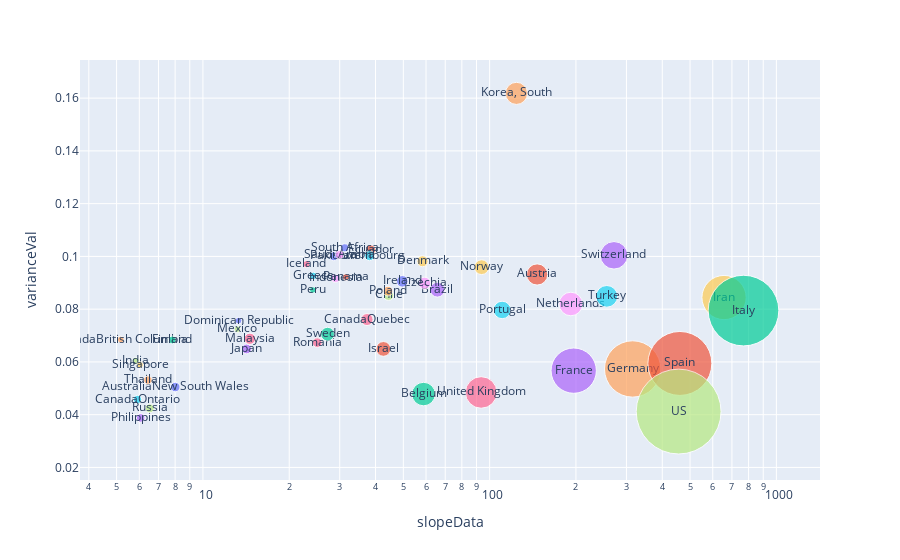

Notebook source saved alongside this figure:
### Code cell
import plotly.express as px
fig = px.scatter(filoverallSpacingDF, x="slopeData", y="varianceVal",
	         size="lastValue", color="countryName",
                 hover_name="countryName", log_x=True, size_max=60,text='countryName')
fig.update_layout(showlegend=False)
fig.show()

### Figure 1 — Plotly figure (JSON) as saved in the notebook; plotly's stock layout.template omitted (floating-point values rounded to 4 significant figures)
{"data": [{"hoverlabel": {"namelength": 0}, "hovertemplate": "<b>%{hovertext}</b><br><br>countryName=%{text}<br>slopeData=%{x}<br>varianceVal=%{y}<br>lastValue=%{marker.size}", "hovertext": ["AustraliaNew South Wales"], "legendgroup": "AustraliaNew South Wales", "marker": {"color": "#636efa", "size": [1791], "sizemode": "area", "sizeref": 39.13, "symbol": "circle"}, "mode": "markers+text", "name": "AustraliaNew South Wales", "showlegend": true, "text": ["AustraliaNew South Wales"], "type": "scatter", "x": [8.01], "xaxis": "x", "y": [0.05048], "yaxis": "y"}, {"hoverlabel": {"namelength": 0}, "hovertemplate": "<b>%{hovertext}</b><br><br>countryName=%{text}<br>slopeData=%{x}<br>varianceVal=%{y}<br>lastValue=%{marker.size}", "hovertext": ["Austria"], "legendgroup": "Austria", "marker": {"color": "#EF553B", "size": [8788], "sizemode": "area", "sizeref": 39.13, "symbol": "circle"}, "mode": "markers+text", "name": "Austria", "showlegend": true, "text": ["Austria"], "type": "scatter", "x": [146.4], "xaxis": "x", "y": [0.09315], "yaxis": "y"}, {"hoverlabel": {"namelength": 0}, "hovertemplate": "<b>%{hovertext}</b><br><br>countryName=%{text}<br>slopeData=%{x}<br>varianceVal=%{y}<br>lastValue=%{marker.size}", "hovertext": ["Belgium"], "legendgroup": "Belgium", "marker": {"color": "#00cc96", "size": [10836], "sizemode": "area", "sizeref": 39.13, "symbol": "circle"}, "mode": "markers+text", "name": "Belgium", "showlegend": true, "text": ["Belgium"], "type": "scatter", "x": [58.82], "xaxis": "x", "y": [0.04782], "yaxis": "y"}, {"hoverlabel": {"namelength": 0}, "hovertemplate": "<b>%{hovertext}</b><br><br>countryName=%{text}<br>slopeData=%{x}<br>varianceVal=%{y}<br>lastValue=%{marker.size}", "hovertext": ["Brazil"], "legendgroup": "Brazil", "marker": {"color": "#ab63fa", "size": [4256], "sizemode": "area", "sizeref": 39.13, "symbol": "circle"}, "mode": "markers+text", "name": "Brazil", "showlegend": true, "text": ["Brazil"], "type": "scatter", "x": [65.74], "xaxis": "x", "y": [0.08737], "yaxis": "y"}, {"hoverlabel": {"namelength": 0}, "hovertemplate": "<b>%{hovertext}</b><br><br>countryName=%{text}<br>slopeData=%{x}<br>varianceVal=%{y}<br>lastValue=%{marker.size}", "hovertext": ["CanadaBritish Columbia"], "legendgroup": "CanadaBritish Columbia", "marker": {"color": "#FFA15A", "size": [884], "sizemode": "area", "sizeref": 39.13, "symbol": "circle"}, "mode": "markers+text", "name": "CanadaBritish Columbia", "showlegend": true, "text": ["CanadaBritish Columbia"], "type": "scatter", "x": [5.17], "xaxis": "x", "y": [0.06849], "yaxis": "y"}, {"hoverlabel": {"namelength": 0}, "hovertemplate": "<b>%{hovertext}</b><br><br>countryName=%{text}<br>slopeData=%{x}<br>varianceVal=%{y}<br>lastValue=%{marker.size}", "hovertext": ["CanadaOntario"], "legendgroup": "CanadaOntario", "marker": {"color": "#19d3f3", "size": [1355], "sizemode": "area", "sizeref": 39.13, "symbol": "circle"}, "mode": "markers+text", "name": "CanadaOntario", "showlegend": true, "text": ["CanadaOntario"], "type": "scatter", "x": [5.914], "xaxis": "x", "y": [0.04575], "yaxis": "y"}, {"hoverlabel": {"namelength": 0}, "hovertemplate": "<b>%{hovertext}</b><br><br>countryName=%{text}<br>slopeData=%{x}<br>varianceVal=%{y}<br>lastValue=%{marker.size}", "hovertext": ["CanadaQuebec"], "legendgroup": "CanadaQuebec", "marker": {"color": "#FF6692", "size": [2840], "sizemode": "area", "sizeref": 39.13, "symbol": "circle"}, "mode": "markers+text", "name": "CanadaQuebec", "showlegend": true, "text": ["CanadaQuebec"], "type": "scatter", "x": [37.36], "xaxis": "x", "y": [0.07607], "yaxis": "y"}, {"hoverlabel": {"namelength": 0}, "hovertemplate": "<b>%{hovertext}</b><br><br>countryName=%{text}<br>slopeData=%{x}<br>varianceVal=%{y}<br>lastValue=%{marker.size}", "hovertext": ["Chile"], "legendgroup": "Chile", "marker": {"color": "#B6E880", "size": [2139], "sizemode": "area", "sizeref": 39.13, "symbol": "circle"}, "mode": "markers+text", "name": "Chile", "showlegend": true, "text": ["Chile"], "type": "scatter", "x": [44.39], "xaxis": "x", "y": [0.08532], "yaxis": "y"}, {"hoverlabel": {"namelength": 0}, "hovertemplate": "<b>%{hovertext}</b><br><br>countryName=%{text}<br>slopeData=%{x}<br>varianceVal=%{y}<br>lastValue=%{marker.size}", "hovertext": ["Czechia"], "legendgroup": "Czechia", "marker": {"color": "#FF97FF", "size": [2817], "sizemode": "area", "sizeref": 39.13, "symbol": "circle"}, "mode": "markers+text", "name": "Czechia", "showlegend": true, "text": ["Czechia"], "type": "scatter", "x": [59.3], "xaxis": "x", "y": [0.08987], "yaxis": "y"}, {"hoverlabel": {"namelength": 0}, "hovertemplate": "<b>%{hovertext}</b><br><br>countryName=%{text}<br>slopeData=%{x}<br>varianceVal=%{y}<br>lastValue=%{marker.size}", "hovertext": ["Denmark"], "legendgroup": "Denmark", "marker": {"color": "#FECB52", "size": [2395], "sizemode": "area", "sizeref": 39.13, "symbol": "circle"}, "mode": "markers+text", "name": "Denmark", "showlegend": true, "text": ["Denmark"], "type": "scatter", "x": [58.33], "xaxis": "x", "y": [0.09816], "yaxis": "y"}, {"hoverlabel": {"namelength": 0}, "hovertemplate": "<b>%{hovertext}</b><br><br>countryName=%{text}<br>slopeData=%{x}<br>varianceVal=%{y}<br>lastValue=%{marker.size}", "hovertext": ["Dominican Republic"], "legendgroup": "Dominican Republic", "marker": {"color": "#636efa", "size": [859], "sizemode": "area", "sizeref": 39.13, "symbol": "circle"}, "mode": "markers+text", "name": "Dominican Republic", "showlegend": true, "text": ["Dominican Republic"], "type": "scatter", "x": [13.31], "xaxis": "x", "y": [0.07563], "yaxis": "y"}, {"hoverlabel": {"namelength": 0}, "hovertemplate": "<b>%{hovertext}</b><br><br>countryName=%{text}<br>slopeData=%{x}<br>varianceVal=%{y}<br>lastValue=%{marker.size}", "hovertext": ["Ecuador"], "legendgroup": "Ecuador", "marker": {"color": "#EF553B", "size": [1924], "sizemode": "area", "sizeref": 39.13, "symbol": "circle"}, "mode": "markers+text", "name": "Ecuador", "showlegend": true, "text": ["Ecuador"], "type": "scatter", "x": [38.47], "xaxis": "x", "y": [0.1025], "yaxis": "y"}, {"hoverlabel": {"namelength": 0}, "hovertemplate": "<b>%{hovertext}</b><br><br>countryName=%{text}<br>slopeData=%{x}<br>varianceVal=%{y}<br>lastValue=%{marker.size}", "hovertext": ["Finland"], "legendgroup": "Finland", "marker": {"color": "#00cc96", "size": [1240], "sizemode": "area", "sizeref": 39.13, "symbol": "circle"}, "mode": "markers+text", "name": "Finland", "showlegend": true, "text": ["Finland"], "type": "scatter", "x": [7.818], "xaxis": "x", "y": [0.06834], "yaxis": "y"}, {"hoverlabel": {"namelength": 0}, "hovertemplate": "<b>%{hovertext}</b><br><br>countryName=%{text}<br>slopeData=%{x}<br>varianceVal=%{y}<br>lastValue=%{marker.size}", "hovertext": ["France"], "legendgroup": "France", "marker": {"color": "#ab63fa", "size": [40174], "sizemode": "area", "sizeref": 39.13, "symbol": "circle"}, "mode": "markers+text", "name": "France", "showlegend": true, "text": ["France"], "type": "scatter", "x": [196.4], "xaxis": "x", "y": [0.05669], "yaxis": "y"}, {"hoverlabel": {"namelength": 0}, "hovertemplate": "<b>%{hovertext}</b><br><br>countryName=%{text}<br>slopeData=%{x}<br>varianceVal=%{y}<br>lastValue=%{marker.size}", "hovertext": ["Germany"], "legendgroup": "Germany", "marker": {"color": "#FFA15A", "size": [62095], "sizemode": "area", "sizeref": 39.13, "symbol": "circle"}, "mode": "markers+text", "name": "Germany", "showlegend": true, "text": ["Germany"], "type": "scatter", "x": [315.3], "xaxis": "x", "y": [0.05733], "yaxis": "y"}, {"hoverlabel": {"namelength": 0}, "hovertemplate": "<b>%{hovertext}</b><br><br>countryName=%{text}<br>slopeData=%{x}<br>varianceVal=%{y}<br>lastValue=%{marker.size}", "hovertext": ["Greece"], "legendgroup": "Greece", "marker": {"color": "#19d3f3", "size": [1156], "sizemode": "area", "sizeref": 39.13, "symbol": "circle"}, "mode": "markers+text", "name": "Greece", "showlegend": true, "text": ["Greece"], "type": "scatter", "x": [24.25], "xaxis": "x", "y": [0.09259], "yaxis": "y"}, {"hoverlabel": {"namelength": 0}, "hovertemplate": "<b>%{hovertext}</b><br><br>countryName=%{text}<br>slopeData=%{x}<br>varianceVal=%{y}<br>lastValue=%{marker.size}", "hovertext": ["Iceland"], "legendgroup": "Iceland", "marker": {"color": "#FF6692", "size": [1020], "sizemode": "area", "sizeref": 39.13, "symbol": "circle"}, "mode": "markers+text", "name": "Iceland", "showlegend": true, "text": ["Iceland"], "type": "scatter", "x": [22.97], "xaxis": "x", "y": [0.09709], "yaxis": "y"}, {"hoverlabel": {"namelength": 0}, "hovertemplate": "<b>%{hovertext}</b><br><br>countryName=%{text}<br>slopeData=%{x}<br>varianceVal=%{y}<br>lastValue=%{marker.size}", "hovertext": ["India"], "legendgroup": "India", "marker": {"color": "#B6E880", "size": [1024], "sizemode": "area", "sizeref": 39.13, "symbol": "circle"}, "mode": "markers+text", "name": "India", "showlegend": true, "text": ["India"], "type": "scatter", "x": [5.833], "xaxis": "x", "y": [0.06038], "yaxis": "y"}, {"hoverlabel": {"namelength": 0}, "hovertemplate": "<b>%{hovertext}</b><br><br>countryName=%{text}<br>slopeData=%{x}<br>varianceVal=%{y}<br>lastValue=%{marker.size}", "hovertext": ["Indonesia"], "legendgroup": "Indonesia", "marker": {"color": "#FF97FF", "size": [1285], "sizemode": "area", "sizeref": 39.13, "symbol": "circle"}, "mode": "markers+text", "name": "Indonesia", "showlegend": true, "text": ["Indonesia"], "type": "scatter", "x": [29.02], "xaxis": "x", "y": [0.09167], "yaxis": "y"}, {"hoverlabel": {"namelength": 0}, "hovertemplate": "<b>%{hovertext}</b><br><br>countryName=%{text}<br>slopeData=%{x}<br>varianceVal=%{y}<br>lastValue=%{marker.size}", "hovertext": ["Iran"], "legendgroup": "Iran", "marker": {"color": "#FECB52", "size": [38309], "sizemode": "area", "sizeref": 39.13, "symbol": "circle"}, "mode": "markers+text", "name": "Iran", "showlegend": true, "text": ["Iran"], "type": "scatter", "x": [656.9], "xaxis": "x", "y": [0.08441], "yaxis": "y"}, {"hoverlabel": {"namelength": 0}, "hovertemplate": "<b>%{hovertext}</b><br><br>countryName=%{text}<br>slopeData=%{x}<br>varianceVal=%{y}<br>lastValue=%{marker.size}", "hovertext": ["Ireland"], "legendgroup": "Ireland", "marker": {"color": "#636efa", "size": [2615], "sizemode": "area", "sizeref": 39.13, "symbol": "circle"}, "mode": "markers+text", "name": "Ireland", "showlegend": true, "text": ["Ireland"], "type": "scatter", "x": [49.58], "xaxis": "x", "y": [0.09055], "yaxis": "y"}, {"hoverlabel": {"namelength": 0}, "hovertemplate": "<b>%{hovertext}</b><br><br>countryName=%{text}<br>slopeData=%{x}<br>varianceVal=%{y}<br>lastValue=%{marker.size}", "hovertext": ["Israel"], "legendgroup": "Israel", "marker": {"color": "#EF553B", "size": [4247], "sizemode": "area", "sizeref": 39.13, "symbol": "circle"}, "mode": "markers+text", "name": "Israel", "showlegend": true, "text": ["Israel"], "type": "scatter", "x": [42.61], "xaxis": "x", "y": [0.06493], "yaxis": "y"}, {"hoverlabel": {"namelength": 0}, "hovertemplate": "<b>%{hovertext}</b><br><br>countryName=%{text}<br>slopeData=%{x}<br>varianceVal=%{y}<br>lastValue=%{marker.size}", "hovertext": ["Italy"], "legendgroup": "Italy", "marker": {"color": "#00cc96", "size": [97689], "sizemode": "area", "sizeref": 39.13, "symbol": "circle"}, "mode": "markers+text", "name": "Italy", "showlegend": true, "text": ["Italy"], "type": "scatter", "x": [768.0], "xaxis": "x", "y": [0.07946], "yaxis": "y"}, {"hoverlabel": {"namelength": 0}, "hovertemplate": "<b>%{hovertext}</b><br><br>countryName=%{text}<br>slopeData=%{x}<br>varianceVal=%{y}<br>lastValue=%{marker.size}", "hovertext": ["Japan"], "legendgroup": "Japan", "marker": {"color": "#ab63fa", "size": [1866], "sizemode": "area", "sizeref": 39.13, "symbol": "circle"}, "mode": "markers+text", "name": "Japan", "showlegend": true, "text": ["Japan"], "type": "scatter", "x": [14.2], "xaxis": "x", "y": [0.06491], "yaxis": "y"}, {"hoverlabel": {"namelength": 0}, "hovertemplate": "<b>%{hovertext}</b><br><br>countryName=%{text}<br>slopeData=%{x}<br>varianceVal=%{y}<br>lastValue=%{marker.size}", "hovertext": ["Korea, South"], "legendgroup": "Korea, South", "marker": {"color": "#FFA15A", "size": [9583], "sizemode": "area", "sizeref": 39.13, "symbol": "circle"}, "mode": "markers+text", "name": "Korea, South", "showlegend": true, "text": ["Korea, South"], "type": "scatter", "x": [124.0], "xaxis": "x", "y": [0.1618], "yaxis": "y"}, {"hoverlabel": {"namelength": 0}, "hovertemplate": "<b>%{hovertext}</b><br><br>countryName=%{text}<br>slopeData=%{x}<br>varianceVal=%{y}<br>lastValue=%{marker.size}", "hovertext": ["Luxembourg"], "legendgroup": "Luxembourg", "marker": {"color": "#19d3f3", "size": [1950], "sizemode": "area", "sizeref": 39.13, "symbol": "circle"}, "mode": "markers+text", "name": "Luxembourg", "showlegend": true, "text": ["Luxembourg"], "type": "scatter", "x": [38.13], "xaxis": "x", "y": [0.1003], "yaxis": "y"}, {"hoverlabel": {"namelength": 0}, "hovertemplate": "<b>%{hovertext}</b><br><br>countryName=%{text}<br>slopeData=%{x}<br>varianceVal=%{y}<br>lastValue=%{marker.size}", "hovertext": ["Malaysia"], "legendgroup": "Malaysia", "marker": {"color": "#FF6692", "size": [2470], "sizemode": "area", "sizeref": 39.13, "symbol": "circle"}, "mode": "markers+text", "name": "Malaysia", "showlegend": true, "text": ["Malaysia"], "type": "scatter", "x": [14.58], "xaxis": "x", "y": [0.06878], "yaxis": "y"}, {"hoverlabel": {"namelength": 0}, "hovertemplate": "<b>%{hovertext}</b><br><br>countryName=%{text}<br>slopeData=%{x}<br>varianceVal=%{y}<br>lastValue=%{marker.size}", "hovertext": ["Mexico"], "legendgroup": "Mexico", "marker": {"color": "#B6E880", "size": [848], "sizemode": "area", "sizeref": 39.13, "symbol": "circle"}, "mode": "markers+text", "name": "Mexico", "showlegend": true, "text": ["Mexico"], "type": "scatter", "x": [13.2], "xaxis": "x", "y": [0.07242], "yaxis": "y"}, {"hoverlabel": {"namelength": 0}, "hovertemplate": "<b>%{hovertext}</b><br><br>countryName=%{text}<br>slopeData=%{x}<br>varianceVal=%{y}<br>lastValue=%{marker.size}", "hovertext": ["Netherlands"], "legendgroup": "Netherlands", "marker": {"color": "#FF97FF", "size": [10866], "sizemode": "area", "sizeref": 39.13, "symbol": "circle"}, "mode": "markers+text", "name": "Netherlands", "showlegend": true, "text": ["Netherlands"], "type": "scatter", "x": [191.9], "xaxis": "x", "y": [0.08196], "yaxis": "y"}, {"hoverlabel": {"namelength": 0}, "hovertemplate": "<b>%{hovertext}</b><br><br>countryName=%{text}<br>slopeData=%{x}<br>varianceVal=%{y}<br>lastValue=%{marker.size}", "hovertext": ["Norway"], "legendgroup": "Norway", "marker": {"color": "#FECB52", "size": [4284], "sizemode": "area", "sizeref": 39.13, "symbol": "circle"}, "mode": "markers+text", "name": "Norway", "showlegend": true, "text": ["Norway"], "type": "scatter", "x": [93.76], "xaxis": "x", "y": [0.09592], "yaxis": "y"}, {"hoverlabel": {"namelength": 0}, "hovertemplate": "<b>%{hovertext}</b><br><br>countryName=%{text}<br>slopeData=%{x}<br>varianceVal=%{y}<br>lastValue=%{marker.size}", "hovertext": ["Pakistan"], "legendgroup": "Pakistan", "marker": {"color": "#636efa", "size": [1597], "sizemode": "area", "sizeref": 39.13, "symbol": "circle"}, "mode": "markers+text", "name": "Pakistan", "showlegend": true, "text": ["Pakistan"], "type": "scatter", "x": [28.61], "xaxis": "x", "y": [0.1001], "yaxis": "y"}, {"hoverlabel": {"namelength": 0}, "hovertemplate": "<b>%{hovertext}</b><br><br>countryName=%{text}<br>slopeData=%{x}<br>varianceVal=%{y}<br>lastValue=%{marker.size}", "hovertext": ["Panama"], "legendgroup": "Panama", "marker": {"color": "#EF553B", "size": [901], "sizemode": "area", "sizeref": 39.13, "symbol": "circle"}, "mode": "markers+text", "name": "Panama", "showlegend": true, "text": ["Panama"], "type": "scatter", "x": [31.53], "xaxis": "x", "y": [0.09215], "yaxis": "y"}, {"hoverlabel": {"namelength": 0}, "hovertemplate": "<b>%{hovertext}</b><br><br>countryName=%{text}<br>slopeData=%{x}<br>varianceVal=%{y}<br>lastValue=%{marker.size}", "hovertext": ["Peru"], "legendgroup": "Peru", "marker": {"color": "#00cc96", "size": [852], "sizemode": "area", "sizeref": 39.13, "symbol": "circle"}, "mode": "markers+text", "name": "Peru", "showlegend": true, "text": ["Peru"], "type": "scatter", "x": [24.17], "xaxis": "x", "y": [0.08727], "yaxis": "y"}, {"hoverlabel": {"namelength": 0}, "hovertemplate": "<b>%{hovertext}</b><br><br>countryName=%{text}<br>slopeData=%{x}<br>varianceVal=%{y}<br>lastValue=%{marker.size}", "hovertext": ["Philippines"], "legendgroup": "Philippines", "marker": {"color": "#ab63fa", "size": [1418], "sizemode": "area", "sizeref": 39.13, "symbol": "circle"}, "mode": "markers+text", "name": "Philippines", "showlegend": true, "text": ["Philippines"], "type": "scatter", "x": [6.069], "xaxis": "x", "y": [0.03876], "yaxis": "y"}, {"hoverlabel": {"namelength": 0}, "hovertemplate": "<b>%{hovertext}</b><br><br>countryName=%{text}<br>slopeData=%{x}<br>varianceVal=%{y}<br>lastValue=%{marker.size}", "hovertext": ["Poland"], "legendgroup": "Poland", "marker": {"color": "#FFA15A", "size": [1862], "sizemode": "area", "sizeref": 39.13, "symbol": "circle"}, "mode": "markers+text", "name": "Poland", "showlegend": true, "text": ["Poland"], "type": "scatter", "x": [44.2], "xaxis": "x", "y": [0.08684], "yaxis": "y"}, {"hoverlabel": {"namelength": 0}, "hovertemplate": "<b>%{hovertext}</b><br><br>countryName=%{text}<br>slopeData=%{x}<br>varianceVal=%{y}<br>lastValue=%{marker.size}", "hovertext": ["Portugal"], "legendgroup": "Portugal", "marker": {"color": "#19d3f3", "size": [5962], "sizemode": "area", "sizeref": 39.13, "symbol": "circle"}, "mode": "markers+text", "name": "Portugal", "showlegend": true, "text": ["Portugal"], "type": "scatter", "x": [110.6], "xaxis": "x", "y": [0.0797], "yaxis": "y"}, {"hoverlabel": {"namelength": 0}, "hovertemplate": "<b>%{hovertext}</b><br><br>countryName=%{text}<br>slopeData=%{x}<br>varianceVal=%{y}<br>lastValue=%{marker.size}", "hovertext": ["Romania"], "legendgroup": "Romania", "marker": {"color": "#FF6692", "size": [1815], "sizemode": "area", "sizeref": 39.13, "symbol": "circle"}, "mode": "markers+text", "name": "Romania", "showlegend": true, "text": ["Romania"], "type": "scatter", "x": [25.06], "xaxis": "x", "y": [0.06732], "yaxis": "y"}, {"hoverlabel": {"namelength": 0}, "hovertemplate": "<b>%{hovertext}</b><br><br>countryName=%{text}<br>slopeData=%{x}<br>varianceVal=%{y}<br>lastValue=%{marker.size}", "hovertext": ["Russia"], "legendgroup": "Russia", "marker": {"color": "#B6E880", "size": [1534], "sizemode": "area", "sizeref": 39.13, "symbol": "circle"}, "mode": "markers+text", "name": "Russia", "showlegend": true, "text": ["Russia"], "type": "scatter", "x": [6.525], "xaxis": "x", "y": [0.0424], "yaxis": "y"}, {"hoverlabel": {"namelength": 0}, "hovertemplate": "<b>%{hovertext}</b><br><br>countryName=%{text}<br>slopeData=%{x}<br>varianceVal=%{y}<br>lastValue=%{marker.size}", "hovertext": ["Saudi Arabia"], "legendgroup": "Saudi Arabia", "marker": {"color": "#FF97FF", "size": [1299], "sizemode": "area", "sizeref": 39.13, "symbol": "circle"}, "mode": "markers+text", "name": "Saudi Arabia", "showlegend": true, "text": ["Saudi Arabia"], "type": "scatter", "x": [29.96], "xaxis": "x", "y": [0.1007], "yaxis": "y"}, {"hoverlabel": {"namelength": 0}, "hovertemplate": "<b>%{hovertext}</b><br><br>countryName=%{text}<br>slopeData=%{x}<br>varianceVal=%{y}<br>lastValue=%{marker.size}", "hovertext": ["Singapore"], "legendgroup": "Singapore", "marker": {"color": "#FECB52", "size": [844], "sizemode": "area", "sizeref": 39.13, "symbol": "circle"}, "mode": "markers+text", "name": "Singapore", "showlegend": true, "text": ["Singapore"], "type": "scatter", "x": [6.039], "xaxis": "x", "y": [0.05888], "yaxis": "y"}, {"hoverlabel": {"namelength": 0}, "hovertemplate": "<b>%{hovertext}</b><br><br>countryName=%{text}<br>slopeData=%{x}<br>varianceVal=%{y}<br>lastValue=%{marker.size}", "hovertext": ["South Africa"], "legendgroup": "South Africa", "marker": {"color": "#636efa", "size": [1280], "sizemode": "area", "sizeref": 39.13, "symbol": "circle"}, "mode": "markers+text", "name": "South Africa", "showlegend": true, "text": ["South Africa"], "type": "scatter", "x": [31.23], "xaxis": "x", "y": [0.1033], "yaxis": "y"}, {"hoverlabel": {"namelength": 0}, "hovertemplate": "<b>%{hovertext}</b><br><br>countryName=%{text}<br>slopeData=%{x}<br>varianceVal=%{y}<br>lastValue=%{marker.size}", "hovertext": ["Spain"], "legendgroup": "Spain", "marker": {"color": "#EF553B", "size": [80110], "sizemode": "area", "sizeref": 39.13, "symbol": "circle"}, "mode": "markers+text", "name": "Spain", "showlegend": true, "text": ["Spain"], "type": "scatter", "x": [460.7], "xaxis": "x", "y": [0.05942], "yaxis": "y"}, {"hoverlabel": {"namelength": 0}, "hovertemplate": "<b>%{hovertext}</b><br><br>countryName=%{text}<br>slopeData=%{x}<br>varianceVal=%{y}<br>lastValue=%{marker.size}", "hovertext": ["Sweden"], "legendgroup": "Sweden", "marker": {"color": "#00cc96", "size": [3700], "sizemode": "area", "sizeref": 39.13, "symbol": "circle"}, "mode": "markers+text", "name": "Sweden", "showlegend": true, "text": ["Sweden"], "type": "scatter", "x": [27.21], "xaxis": "x", "y": [0.07052], "yaxis": "y"}, {"hoverlabel": {"namelength": 0}, "hovertemplate": "<b>%{hovertext}</b><br><br>countryName=%{text}<br>slopeData=%{x}<br>varianceVal=%{y}<br>lastValue=%{marker.size}", "hovertext": ["Switzerland"], "legendgroup": "Switzerland", "marker": {"color": "#ab63fa", "size": [14829], "sizemode": "area", "sizeref": 39.13, "symbol": "circle"}, "mode": "markers+text", "name": "Switzerland", "showlegend": true, "text": ["Switzerland"], "type": "scatter", "x": [271.5], "xaxis": "x", "y": [0.1004], "yaxis": "y"}, {"hoverlabel": {"namelength": 0}, "hovertemplate": "<b>%{hovertext}</b><br><br>countryName=%{text}<br>slopeData=%{x}<br>varianceVal=%{y}<br>lastValue=%{marker.size}", "hovertext": ["Thailand"], "legendgroup": "Thailand", "marker": {"color": "#FFA15A", "size": [1388], "sizemode": "area", "sizeref": 39.13, "symbol": "circle"}, "mode": "markers+text", "name": "Thailand", "showlegend": true, "text": ["Thailand"], "type": "scatter", "x": [6.431], "xaxis": "x", "y": [0.05312], "yaxis": "y"}, {"hoverlabel": {"namelength": 0}, "hovertemplate": "<b>%{hovertext}</b><br><br>countryName=%{text}<br>slopeData=%{x}<br>varianceVal=%{y}<br>lastValue=%{marker.size}", "hovertext": ["Turkey"], "legendgroup": "Turkey", "marker": {"color": "#19d3f3", "size": [9217], "sizemode": "area", "sizeref": 39.13, "symbol": "circle"}, "mode": "markers+text", "name": "Turkey", "showlegend": true, "text": ["Turkey"], "type": "scatter", "x": [256.2], "xaxis": "x", "y": [0.08486], "yaxis": "y"}, {"hoverlabel": {"namelength": 0}, "hovertemplate": "<b>%{hovertext}</b><br><br>countryName=%{text}<br>slopeData=%{x}<br>varianceVal=%{y}<br>lastValue=%{marker.size}", "hovertext": ["United Kingdom"], "legendgroup": "United Kingdom", "marker": {"color": "#FF6692", "size": [19522], "sizemode": "area", "sizeref": 39.13, "symbol": "circle"}, "mode": "markers+text", "name": "United Kingdom", "showlegend": true, "text": ["United Kingdom"], "type": "scatter", "x": [93.41], "xaxis": "x", "y": [0.04843], "yaxis": "y"}, {"hoverlabel": {"namelength": 0}, "hovertemplate": "<b>%{hovertext}</b><br><br>countryName=%{text}<br>slopeData=%{x}<br>varianceVal=%{y}<br>lastValue=%{marker.size}", "hovertext": ["US"], "legendgroup": "US", "marker": {"color": "#B6E880", "size": [140886], "sizemode": "area", "sizeref": 39.13, "symbol": "circle"}, "mode": "markers+text", "name": "US", "showlegend": true, "text": ["US"], "type": "scatter", "x": [456.2], "xaxis": "x", "y": [0.04118], "yaxis": "y"}], "layout": {"legend": {"itemsizing": "constant", "title": {"text": "countryName"}, "tracegroupgap": 0}, "margin": {"t": 60}, "showlegend": false, "xaxis": {"anchor": "y", "domain": [0, 1], "title": {"text": "slopeData"}, "type": "log"}, "yaxis": {"anchor": "x", "domain": [0, 1], "title": {"text": "varianceVal"}}}}
